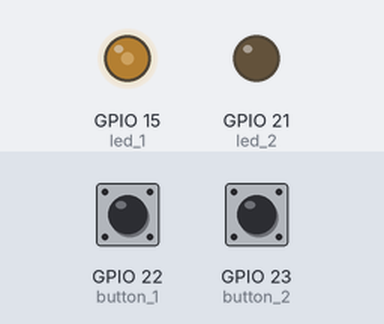
Recording of a sketch running on a simulated ESP32. Shown: output pins drawn as LEDs (lit = HIGH). Inputs (shaded band) come from the test bench; at power-on: GPIO 23 (button_2) LOW, GPIO 22 (button_1) LOW. What the sketch prints to the serial monitor is not drawn.

Above: at 1.2 s.
1.3 s: GPIO 23 (button_2) pulled HIGH for 3.2 s
At 2.6 s:
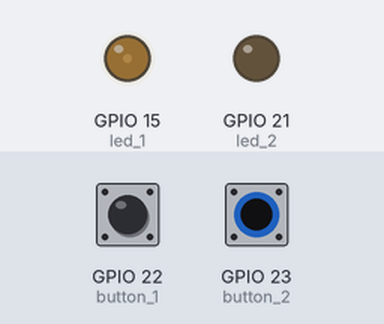
6.0 s: GPIO 22 (button_1) pulled HIGH for 0.15 s
9.0 s: GPIO 22 (button_1) pulled HIGH for 3.2 s
Timing chart, 0 to 20.0 s (numbered marks = the images above; inputs shaded):
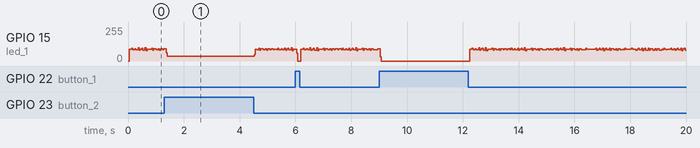

The sketch:

Assignment_1__ESP32__.ino
```cpp
//Assignment1 ESP32
const int led_1 = 15;
const int led_2 = 21;
const int button_1 = 22;
const int button_2 = 23;
 void setup() {
  Serial.begin(115200);
   pinMode(15, OUTPUT);
   pinMode(21, OUTPUT);
   pinMode(22, INPUT);
   pinMode(23, INPUT);
 }

 void mod_a(int pin, int puls_a, int time_inc, int pause_b, int d) {
   digitalWrite(led_2, HIGH);
   delayMicroseconds(50);
   digitalWrite(led_2, LOW);
   delayMicroseconds(50);
   for(int i = 0; i < 18; i ++) {
     digitalWrite(pin, HIGH);
     delayMicroseconds(puls_a);
     puls_a = puls_a + time_inc;
     Serial.println(puls_a);
     digitalWrite(pin, LOW);
     delayMicroseconds(pause_b);
     Serial.println("NORMAL MODE");

   }
   digitalWrite(pin, LOW);
   delayMicroseconds(d);
 }

  void mod_b(int pin, int puls_a, int time_inc, int pause_b, int d) {
   digitalWrite(led_2, HIGH);
   delayMicroseconds(50);
   digitalWrite(led_2, LOW);
   delayMicroseconds(50);
   for(int i = 0; i < 15; i ++) {
     digitalWrite(pin, HIGH);
     delayMicroseconds(puls_a);
     puls_a = puls_a - time_inc;
     Serial.println(puls_a);
     digitalWrite(pin, LOW);
     delayMicroseconds(pause_b);
     Serial.println("MODE 1");

   }
   digitalWrite(pin, LOW);
   delayMicroseconds(d);
 }

 void loop() {

  if(digitalRead(button_1)==HIGH)
  {
   //mod_a(led_1,700, 50, 2100, 500);
   //Serial.println(puls_a);
   digitalWrite(led_1, LOW);
   digitalWrite(led_2, LOW);
  }
  else if(digitalRead(button_2)==HIGH)
  {
   mod_b(led_1,700, 50, 2100, 500);
   //Serial.println(puls_a);
  }
  else
  {
    mod_a(led_1,700, 50, 2100, 500);
   //Serial.println(puls_a);
   //digitalWrite(led_1, LOW);
   //digitalWrite(led_2, LOW);
   }
 }
```
